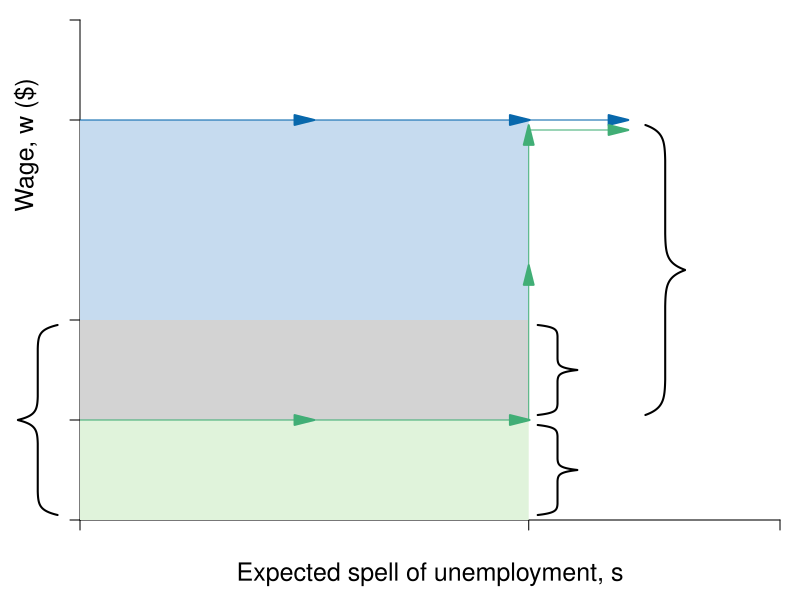

Reproduce this figure in R.
#Graph Designer: Simon Halliday
#Authors: Bowles, Foley and Halliday
#Title: Coordination, Conflict and Competition: A Text in Microeconomics

library(shape)
library(extrafont)
library(pBrackets)
pdf(file = "employment/employment_rents_blank.pdf", width = 8, height = 6)

#Set parameters for graphics
axislabelsize <- 1.5
labelsize <- 1.1
graphlinewidth <- 3
segmentlinewidth <- 2

COL <- c("#7fc97f", "#beaed4", "#fdc086", "#ffff99", "#386cb0", "#f0027f", "#bf5b17", "#666666")
COLA <- c("#e0f3db", "#99d8c9","#66c2a4","#41ae76", "#238b45", "#005824")
COLB <- c("#c6dbef", "#4eb3d3", "#2b8cbe", "#0868ac","#084081")

#Edited the margins to cater for the larger LHS labels
par(mar =  c(4, 4, 1, 1))

PCFn <- function(delta, mu = 0.5) {
  delta/mu
}

isoreturnFn <- function(delta, pi = 0.125) {
  1 - (pi)/delta
}

xlims <- c(0, 0.78)
ylims <- c(0, 1)

plot(0, 0, xlim = xlims, ylim = ylims, type = "n",
     xlab = expression(paste("")),
     ylab = expression(paste("")), 
     xaxt = "n", 
     yaxt = "n", 
     cex.lab = axislabelsize, 
     bty = "n", 
     xaxs="i", 
     yaxs="i"
)


# ticksy <- seq(from = 0, to = ylims[2], by = 1)
# ylabels <- seq(from = 0, to = ylims[2], by = 1)
# ticksx <- seq(from = 0, to = xlims[2], by = 1)
# xlabels <- seq(from = 0, to = xlims[2], by = 1)
ticksy <- c(ylims[1], 0.2, 0.4, 0.8, ylims[2])
ylabels <- c(NA, NA, NA, NA, NA)
ticksx <- c(xlims[1], 0.5, xlims[2])
xlabels <- c(NA, NA, NA)

axis(1, at = ticksx, pos = 0, labels = xlabels, ticks = FALSE)
axis(2, at = ticksy, pos = 0, labels = ylabels, las = 1)

Arrows(0, 0, xlims[2], 0, col = "black", lty = 1, col = COLB[4] , arr.xpd = TRUE, arr.type = "triangle", arr.lwd = segmentlinewidth)

npts <- 500 
xx1 <- seq(xlims[1], xlims[2], length.out = npts)
xx2 <- seq(0, xlims[2], length.out = npts)
xx3 <- seq(1.5, 2.5, length.out = npts)
xx4 <- seq(3, 5, length.out = npts)
xx5 <- seq(7, 9, length.out = npts)

#Draw the polygon for feasibility
xpoly1 <- c(0, 0.5, 0.5, 0, 0)
ypoly1 <- c(0, 0, 0.2, 0.2, 0)
polygon(x = xpoly1, y = ypoly1, col=COLA[1], density=NULL, border = NA)

xpoly2 <- c(0, 0.5, 0.5, 0, 0)
ypoly2 <- c(0.2, 0.2, 0.4, 0.4, 0.2)
polygon(x = xpoly2, y = ypoly2, col="lightgrey", density=NULL, border = NA)

xpoly3 <- c(0, 0.5, 0.5, 0, 0)
ypoly3 <- c(0.4, 0.4, 0.8, 0.8, 0.4)
polygon(x = xpoly3, y = ypoly3, col=COLB[1], density=NULL, border = NA)

#Label the feasible frontier
# text(0.25, 0.3, expression("Disutility of effort when employed"), cex = labelsize)
# text(0.25, 0.1, expression("Unemployment Benefit, B"), cex = labelsize)
# text(0.25, 0.6, expression("Rent when employed"), cex = labelsize)

#Braces for labels
brackets(x1 = 0.51, y1 = 0.39, x2 = 0.51, y2 = 0.21,  ticks = 0.5, curvature = 0.5, type = 1, 
         col = "black", lwd = 2, lty = 1, xpd = FALSE)

# text(0.6, 0.36, expression("Disutility"), cex = labelsize)
# text(0.6, 0.32, expression("of effort"), cex = labelsize)
# text(0.6, 0.28, expression("per unit"), cex = labelsize)
# text(0.6, 0.24, expression("of time"), cex = labelsize)

brackets(x1 = 0.51, y1 = 0.19, x2 = 0.51, y2 = 0.01,  ticks = 0.5, curvature = 0.5, type = 1, 
         col = "black", lwd = 2, lty = 1, xpd = FALSE)

# text(0.6, 0.14, expression("Benefits"), cex = labelsize)
# text(0.6, 0.1, expression("per unit"), cex = labelsize)
# text(0.6, 0.065, expression("of time"), cex = labelsize)

#Axis labels
mtext(expression(paste("Expected spell of unemployment, ", s)), side = 1, line = 2.5, cex = axislabelsize)
text(-0.06, 0.75*(ylims[2]), expression(paste("Wage, ", w, " ($)")), xpd = TRUE, cex = axislabelsize, srt = 90) 

#Arrows for the rents
Arrows(0, 0.8, 0.25, 0.8, lty = 1, col = COLB[4] , arr.type = "triangle", arr.lwd = segmentlinewidth)
Arrows(0.26, 0.8, 0.49, 0.8, lty = 1, col = COLB[4] , arr.type = "triangle", arr.lwd = segmentlinewidth)
Arrows(0.5, 0.8, 0.6, 0.8, lty = 1, col = COLB[4] , arr.type = "triangle", arr.lwd = segmentlinewidth)

Arrows(0, 0.2, 0.25, 0.2, lty = 1, col = COLA[4] , arr.type = "triangle", arr.lwd = segmentlinewidth)
Arrows(0.26, 0.2, 0.49, 0.2, lty = 1, col = COLA[4] , arr.type = "triangle", arr.lwd = segmentlinewidth)
Arrows(0.5, 0.2, 0.5, 0.49, lty = 1, col = COLA[4] , arr.type = "triangle", arr.lwd = segmentlinewidth)
Arrows(0.5, 0.5, 0.5, 0.77, lty = 1, col = COLA[4] , arr.type = "triangle", arr.lwd = segmentlinewidth)
Arrows(0.5, 0.78, 0.6, 0.78, lty = 1, col = COLA[4] , arr.type = "triangle", arr.lwd = segmentlinewidth)


brackets(x1 = 0.63, y1 = 0.79, x2 = 0.63, y2 = 0.21,  ticks = 0.5, curvature = 0.5, type = 1, 
         col = "black", lwd = 2, lty = 1, xpd = FALSE)

# text(0.72, 0.53, expression(paste(hat(c), ", cost of")), cex = labelsize)
# text(0.72, 0.48, expression(paste("job loss")), cex = labelsize)


brackets(x1 = -0.025, y1 = 0.01, x2 = -0.025, y2 = 0.39,  ticks = 0.5, curvature = 0.5, type = 1, 
         col = "black", lwd = 2, lty = 1, xpd = TRUE)
# text(-0.11, 0.2, expression(paste("Opportunity cost")), xpd = TRUE, cex = labelsize, srt = 90) 
# text(-0.09, 0.205, expression(paste("of work")), xpd = TRUE, cex = labelsize, srt = 90) 


# brackets(x1 = 0.63, y1 = 0.39, x2 = 0.63, y2 = 0.01,  ticks = 0.5, curvature = 0.5, type = 1, 
#          col = "black", lwd = 2, lty = 1, xpd = FALSE)
# 
# text(0.72, 0.24, expression(paste("opportunity")), cex = labelsize)
# text(0.72, 0.2, expression(paste("cost of")), cex = labelsize)
# text(0.72, 0.15, expression(paste("working")), cex = labelsize)


dev.off()
